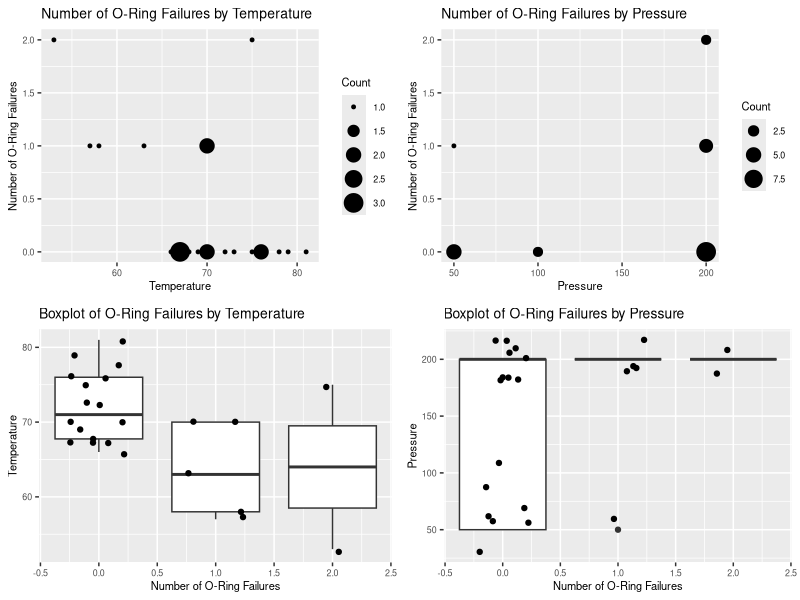
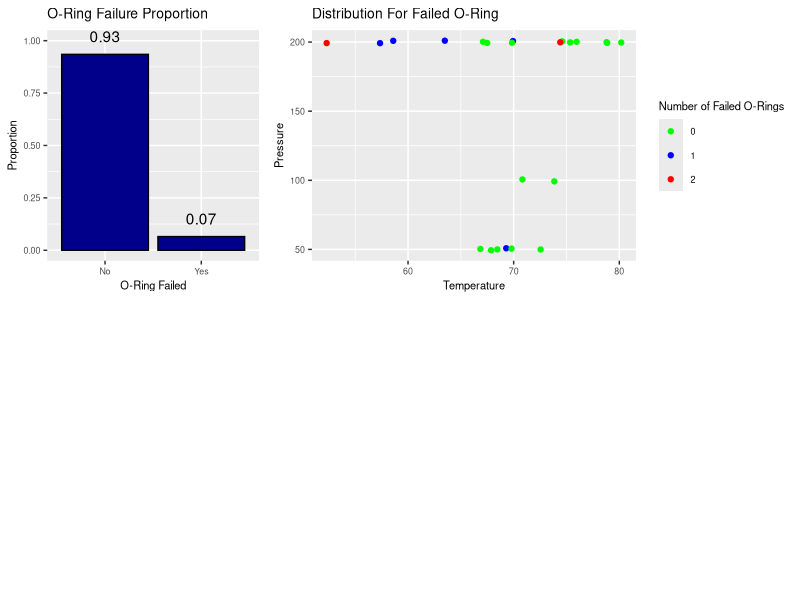
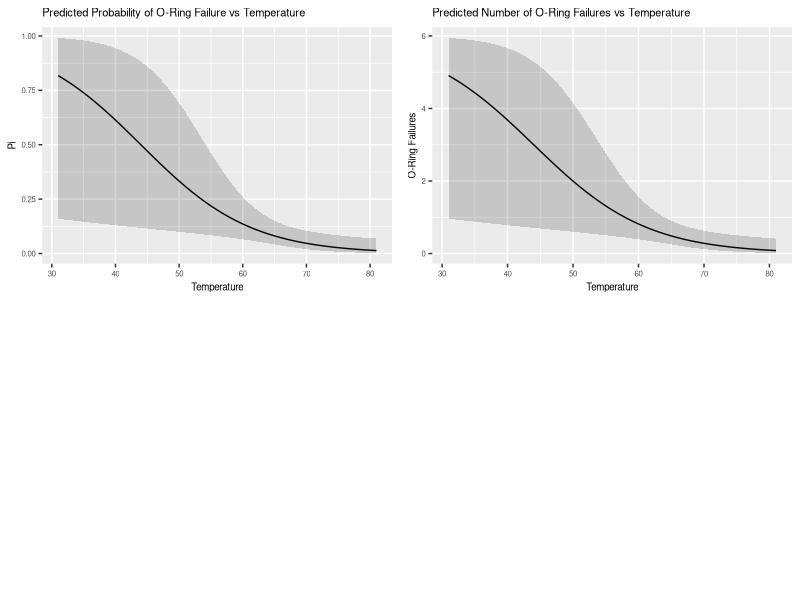
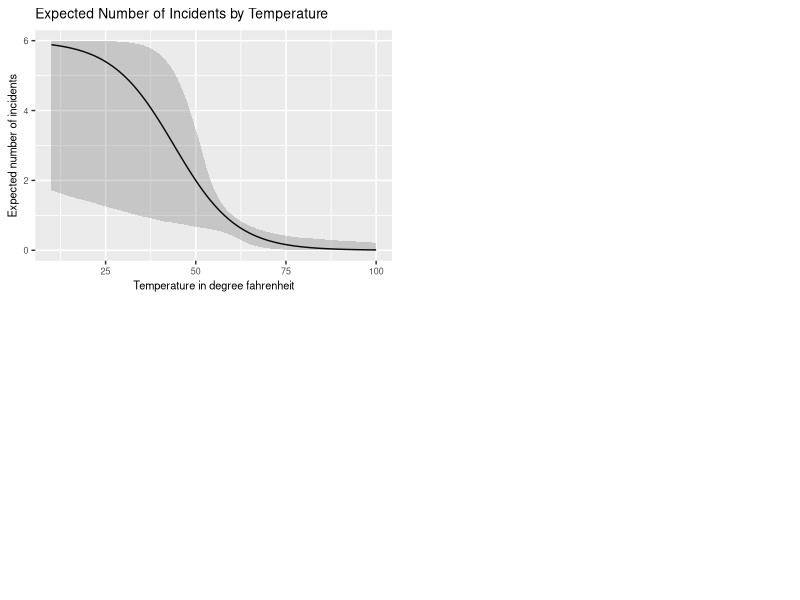
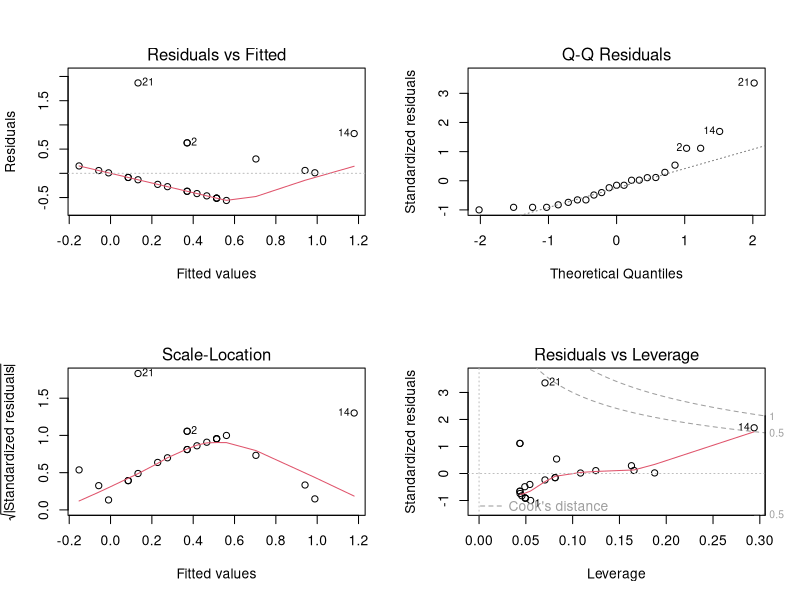

The R script that drew these images, in order:
## ---- chunk 1
list.of.packages <- c("tidyverse", "sandwich", "lmtest", "car", "MASS", "nnet", "cowplot")
new.packages <- list.of.packages[!(list.of.packages %in% installed.packages()[,"Package"])]
if(length(new.packages)) install.packages(new.packages)

library(tidyverse)
library(sandwich)
library(lmtest)
library(car)
library(MASS)
library(nnet)
library(cowplot)
library(gridExtra)
## ---- chunk 2
knitr::opts_chunk$set(warning = FALSE, message = FALSE) 
## ---- chunk 3
df <- read_csv('../data/raw/challenger.csv')
## ---- chunk 4
summary(df)
## ---- chunk 5
df %>% 
  group_by(Temp, O.ring) %>%
  summarize(Count = n()) %>%
  ggplot(aes(x = Temp, y = O.ring, size = Count)) + 
    geom_point() + 
    labs(title = "Number of O-Ring Failures by Temperature") +
    theme(plot.title = element_text(size = 10), text = element_text(size = 8)) +
    ylab("Number of O-Ring Failures") +
    xlab("Temperature") -> p1

df %>% 
  group_by(Pressure, O.ring) %>%
  summarize(Count = n()) %>%
  ggplot(aes(x = Pressure, y = O.ring, size = Count)) + 
    geom_point() + 
    labs(title = "Number of O-Ring Failures by Pressure") +
    theme(plot.title = element_text(size = 10), text = element_text(size = 8)) +
    ylab("Number of O-Ring Failures") +
    xlab("Pressure") -> p2

ggplot(df, aes(x = O.ring, y = Temp, group = O.ring)) + 
  geom_boxplot() +
  labs(title = "Boxplot of O-Ring Failures by Temperature") +
  theme(plot.title = element_text(size = 10), text = element_text(size = 8)) +
  geom_jitter(width = 0.25) +
  ylab("Temperature") +
  xlab("Number of O-Ring Failures") -> p3

ggplot(df, aes(x = O.ring, y = Pressure, group = O.ring)) + 
  geom_boxplot() +
  labs(title = "Boxplot of O-Ring Failures by Pressure") +
  theme(plot.title = element_text(size = 10), text = element_text(size = 8)) +
  geom_jitter(width = 0.25) +
  ylab("Pressure") +
  xlab("Number of O-Ring Failures") -> p4

plot_grid(p1, p2, p3, p4)
## ---- chunk 6
# Plotting admission ratio
df.summary <- data.frame(Proportion = c((sum(df$Number)-sum(df$O.ring))/sum(df$Number), sum(df$O.ring)/sum(df$Number)),
                         Failed = c("No", "Yes"))
ggplot(df.summary, mapping=aes(x = Failed, y = Proportion)) + 
  geom_bar(fill = 'DarkBlue', color = 'black', stat = "identity") +
  geom_text(stat='identity', aes(label=round(Proportion, 2)), vjust=-1) + 
  ggtitle("O-Ring Failure Proportion") + 
  theme(plot.title = element_text(size = 10), text = element_text(size = 8)) +
  xlab("O-Ring Failed") +
  ylab("Proportion") +
  ylim(0, 1) -> p5

# Plotting failure ratios
ggplot(df, aes(Temp, Pressure, colour = factor(O.ring))) +
  geom_jitter(height=1, width=1) +
  ggtitle("Distribution For Failed O-Ring") + 
  theme(plot.title = element_text(size = 10), text = element_text(size = 8)) +
  xlab("Temperature") +
  ylab("Pressure") +
  scale_colour_manual(name = 'Number of Failed O-Rings', guide = 'legend',
                      values = c('0' = 'green', '1' = 'blue', '2' = 'red'),
                      labels = c('0', '1', '2')) -> p6

grid.arrange(p5, p6, nrow = 2, ncol = 2, widths = c(1,2))
## ---- chunk 7
model_1 <- glm(formula = O.ring / Number ~ Temp + Pressure, data = df,
               family = 'binomial', weights = Number)

Anova(model_1, test = 'LR')
## ---- chunk 8
# 1. Estimate the logistic regression model.
model_2 <- glm(formula = O.ring / Number ~ Temp, data = df, family = 'binomial',
               weights = Number)
summary(model_2)
## ---- chunk 9
# 2. Determine if a quadratic term is needed in the model for the temperature in
#    this model.
model_3 <- glm(formula = O.ring / Number ~ Temp + I(Temp ^ 2), data = df,
               family = 'binomial', weights = Number)

Anova(model_3)
## ---- chunk 10
# Pi vs Temp plot.
res <- data.frame(Temp = 31:81)
prob_pred <- predict(model_2, res, type="response", se = TRUE)
res['pi_hat'] <- prob_pred$fit
linear_pred <- predict(model_2, res, type="link", se = TRUE)
lower <- linear_pred$fit - qnorm(1 - 0.05 / 2) * linear_pred$se.fit
upper <- linear_pred$fit + qnorm(1 - 0.05 / 2) * linear_pred$se.fit
res['lower'] <- exp(lower)/(1 + exp(lower))
res['upper'] <- exp(upper)/(1 + exp(upper))

ggplot(res, aes(x = Temp, y = pi_hat)) + 
  geom_line() +
  geom_ribbon(aes(ymin = lower, ymax = upper), alpha = 0.2) + 
  labs(title = "Predicted Probability of O-Ring Failure vs Temperature") +
  theme(plot.title = element_text(size = 8), text = element_text(size = 7)) +
  ylab("Pi") +
  xlab("Temperature") -> p7

# Expected number of failures vs Temp plot.
res['pred_failures'] <- res$pi_hat * 6
res['failures_lower'] <- res$lower * 6
res['failures_upper'] <- res$upper * 6

ggplot(res, aes(x = Temp, y = pred_failures)) + 
  geom_line() + 
  geom_ribbon(aes(ymin = failures_lower, ymax = failures_upper), alpha = 0.2) + 
  labs(title = "Predicted Number of O-Ring Failures vs Temperature") +
  theme(plot.title = element_text(size = 8), text = element_text(size = 7)) +
  ylab("O-Ring Failures") +
  xlab("Temperature") -> p8

grid.arrange(p7, p8, nrow = 2, ncol = 2)
## ---- chunk 11
incidents.estimator <- function(b, seed=42, number=6) {
  # Setting seed to make the plot exactly reproduced
  set.seed(seed)
  n <- 23 # Resampled size
  estimation <- array(data = NA, dim=c(91, b))
  
  # Performing re-sampling repeatedly "b" times
  for(i in 1:b) {
    samples <- sample(x = 1:n, size = n, replace = TRUE)
    model   <- glm(formula = O.ring / Number ~ Temp, data = df[samples,],
                   weights = Number, family = 'binomial')
    # Performing prediction for 10-100° Fahrenheit using each fitted model 
    preds <- predict(object = model, newdata = data.frame(Temp = 10:100),
                     type = "response")
    j <- 0
    for(p in preds) {
      j <- j+1 # Index
      estimation[j, i] <- p
    }
  }
  # Fitting a model with the original data for prediction
  model <- glm(formula = O.ring/Number ~ Temp, data = df,
               weights = Number, family = 'binomial')
  # Estimating Expected number of incidents along with 90% CI
  incidents <- data.frame(Temperature = integer(), Incidents = double(),
                          CI.Upper = double(), CI.Lower = double())
  preds <- predict(object = model, newdata = data.frame(Temp = 10:100),
                   type = "response")
  i <- 0
  for(p in preds) {
    i <- i+1 # Index to locate data in the data.frame
    # Getting the 90% CI and multiply by 6 to get estimation for a single flight
    ci <- quantile(estimation[i,], probs = c(0.05, 0.95), names=FALSE)
    incidents[i, 1] <- i + 9 # Temperature
    incidents[i, 2] <- p*number
    incidents[i, 3] <- ci[1]*number
    incidents[i, 4] <- ci[2]*number
  }

  incidents
}

# Performing predictions for 10°-100° temperature and plotting the result
predicted.incidents <- incidents.estimator(3000)
## ---- chunk 12
ggplot(predicted.incidents, aes(x=Temperature)) + 
  geom_line(aes(y = Incidents)) +
  geom_ribbon(aes(ymin = CI.Lower, ymax = CI.Upper), alpha = 0.2) + 
  labs(title = "Expected Number of Incidents by Temperature") +
  theme(plot.title = element_text(size = 10), text = element_text(size = 8)) +
  xlab("Temperature in degree fahrenheit") +
  ylab("Expected number of incidents") -> p9

# Using grid to make the plot smaller to take up less room.
grid.arrange(p9, nrow = 2, ncol=2)
## ---- chunk 13
mod.linear <- lm(O.ring ~ Temp, data = df)
summary(mod.linear)
## ---- chunk 14
par(mfrow=c(2,2))
plot(mod.linear)
